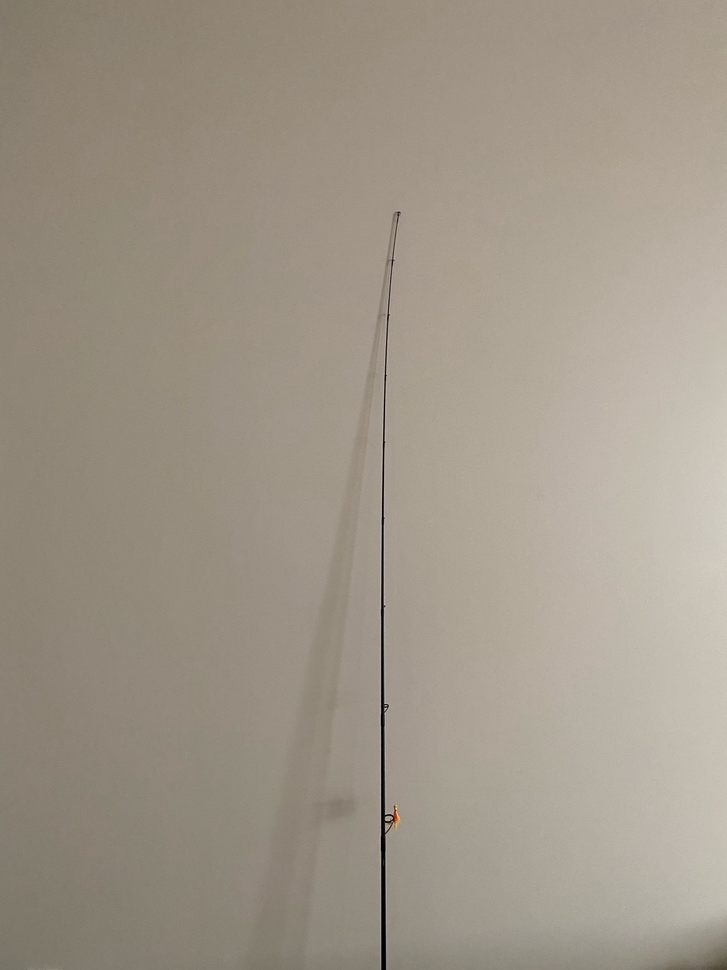
#> input picture testing/test.jpeg, 727 x 970 px, shrunk from 3024 x 4032 before the run
$ python b+w_img.py
#> lines starting #> are read from the running program, lines starting #| are printed output that depends on the picture; after the words box and inside, x2 and y2 are one past the last pixel; in counts of white or black regions, pixels touching at a corner belong together
import cv2

#reads and converts img to grayscale
im_gray = cv2.imread('test.jpeg', cv2.IMREAD_GRAYSCALE)
#> im_gray: shape (970, 727); min 0, max 230, mean 152
#defines the threshold automatically
(thresh, im_bw) = cv2.threshold(im_gray, 128, 255, cv2.THRESH_BINARY | cv2.THRESH_OTSU)
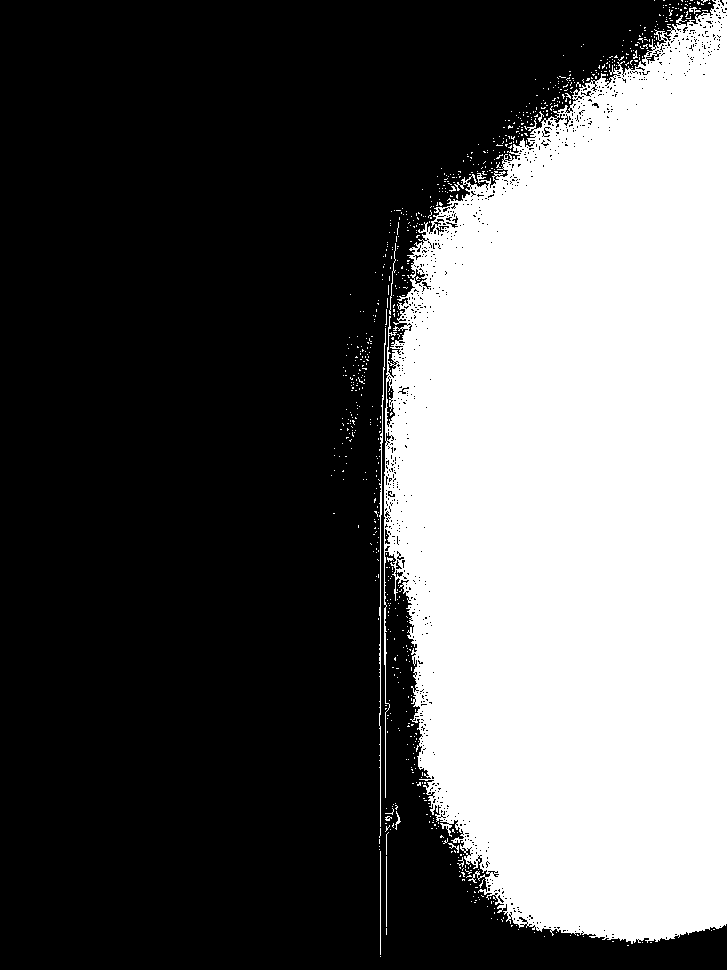
#> im_bw: shape (970, 727); 36.5% white; 757 white regions (744 under 20 px), largest, box (x1, y1, x2, y2) and area: (384, 0, 727, 944) 254201, (379, 328, 386, 827) 594, (380, 851, 381, 955) 104
#> thresh = 156
#save img
cv2.imwrite('bw_image.jpeg', im_bw)

$ run again, with testing/new_img.jpeg copied over testing/test.jpeg
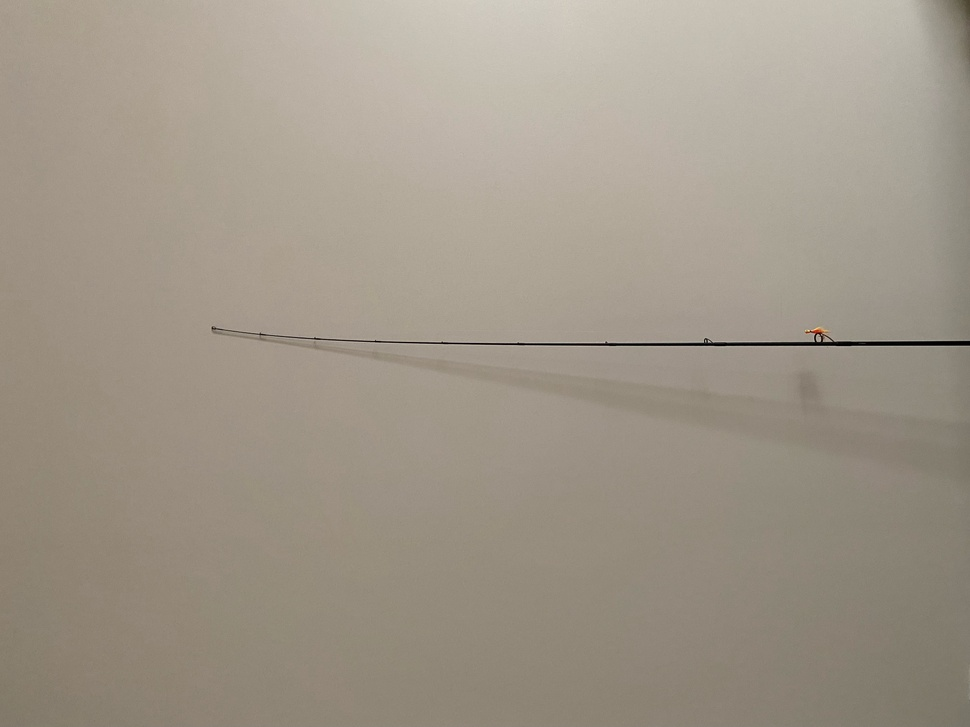
#> input picture testing/new_img.jpeg, 970 x 727 px, shrunk from 4032 x 3024 before the run
#> `(thresh, im_bw) = cv2.threshold(im_gray, 128, 255, cv2.THRESH_BINARY |..`:
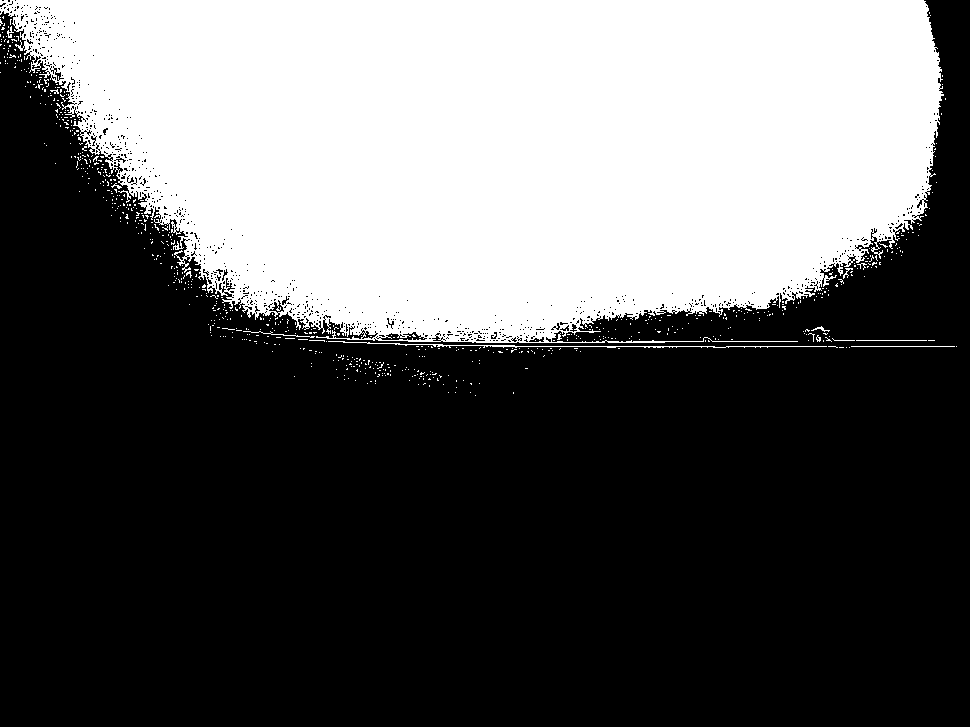
#> im_bw: shape (727, 970); 36.5% white; 757 white regions (744 under 20 px), largest, box (x1, y1, x2, y2) and area: (0, 0, 944, 343) 254201, (328, 341, 827, 348) 594, (851, 346, 955, 347) 104
#> thresh = 156
